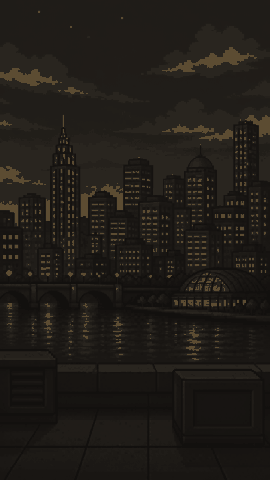
#> input picture dashboard/retronews_bg.png, 270 x 480 px
$ python tint_bg.py ../dashboard/retronews_bg.png
#> lines starting #> are read from the running program, lines starting #| are printed output that depends on the picture
#!/usr/bin/env python3
"""Re-tint the RetroNews backdrop into the shell's warm greys.

    python scripts/tint_bg.py dashboard/retronews_bg.png [--write]

WHY THIS EXISTS
The city was generated for the original blue/purple palette and measured ~95%
blue/purple. Behind a warm-charcoal stage it is the loudest thing on screen and
the only one nobody asked for — and it shows through a LOT: the safe box is 51%
of the canvas, so nearly half of what a viewer sees is backdrop.

WHAT MAKES A BACKDROP RECEDE — and it is not simply "darker".
It is LOW CONTRAST plus LOW SATURATION. The panels win attention through hard
bevels and high-contrast type, so a backdrop with a NARROW tonal range sits
behind them even at a similar mean brightness. Crushing the city to near-black
would also work, but half the frame would then be an empty rectangle.

So: map luminance into a narrow warm band whose top stays BELOW --lit (the panel
bevel highlight). Nothing in the backdrop is ever as bright as the edge
of a panel, which is what keeps the panels reading as objects on top of it.

Window lights and water reflections are found by WARMTH, not brightness. They
are warm (r > b) against a cool purple sky, whereas a luminance threshold picks
the brightest thing in frame — which here is a flat region of sky, so the first
version selected nothing and flattened every light into grey. Those lights are
most of what makes the art work, and they are allowed to stay warm.

A handful of point lights brighter than a panel edge is CORRECT — that is how
night-city art reads depth — so the check is that under 1% of pixels exceed
--lit, not that none do.

Pixel-art constraints are preserved and then VERIFIED, exactly as prep_art.py
does: exact dimensions, a small palette, and ZERO semi-alpha pixels.
"""
from __future__ import annotations

import argparse
import sys
from collections import Counter
from PIL import Image

# Derived from retronews.css :root so the backdrop cannot drift from the shell.
# Track the shell. These are not free constants — the ceiling MUST stay below
# --lit or the backdrop stops receding, and the floor sits just above --shade so
# the darkest part of the city is not blacker than a panel outline.
SHELL_FLOOR = (0x24, 0x1c, 0x12)     # just above --shade #201810
SHELL_CEIL  = (0x5e, 0x4d, 0x36)     # deliberately BELOW --lit #9b8158
GLOW        = (0xc8, 0xa0, 0x58)     # amber for window lights and reflections
GLOW_WARMTH = 18                     # r-b in the SOURCE that marks a light
COLORS      = 16


def lum(p) -> float:
    return (0.2126 * p[0] + 0.7152 * p[1] + 0.0722 * p[2]) / 255.0


def main() -> int:
    ap = argparse.ArgumentParser()
    ap.add_argument("src")
    ap.add_argument("--write", action="store_true",
                    help="overwrite src (otherwise writes <src>.tinted.png)")
    ap.add_argument("--colors", type=int, default=COLORS)
    a = ap.parse_args()

    img = Image.open(a.src).convert("RGBA")
#> img is the input picture: PIL image 270x480 RGBA; mean R, G, B, A 32.3, 28.5, 23.8, 255
    w, h = img.size
#> w = 270; h = 480
    px = img.load()
    print(f"source  {w}x{h}")
#| source  270x480

    before = Counter(p[:3] for p in img.getdata() if p[3])
#> before = 16 items
    sat_before = sum(
        ((max(c) - min(c)) / max(1, max(c))) * n for c, n in before.items()
    ) / max(1, sum(before.values()))
#> sat_before = 0.245

    # Normalise over the image's ACTUAL range, not 0..1 — the source may not use
    # the full scale, and stretching first is what keeps the city legible after
    # it is squeezed into a narrow band.
    ls = [lum(px[x, y]) for y in range(h) for x in range(w) if px[x, y][3]]
#> ls = 129600 items
    lo, hi = min(ls), max(ls)
#> lo = 0.0638; hi = 0.304
    span = max(1e-6, hi - lo)
#> span = 0.24
    warm = sum(1 for y in range(h) for x in range(w)
               if px[x, y][3] and px[x, y][0] - px[x, y][2] >= GLOW_WARMTH)
#> warm = 5634
    print(f"luminance range {lo:.3f}..{hi:.3f}   warm pixels {warm} "
          f"({100.0 * warm / (w * h):.1f}%)")
#| luminance range 0.064..0.304   warm pixels 5634 (4.3%)

    out = Image.new("RGBA", (w, h))
#> out: PIL image 270x480 RGBA; every value is 0
    op = out.load()
    for y in range(h):
        for x in range(w):
            p = px[x, y]
            if not p[3]:
                op[x, y] = (0, 0, 0, 0)
                continue
            t = (lum(p) - lo) / span
            base = [SHELL_FLOOR[i] + (SHELL_CEIL[i] - SHELL_FLOOR[i]) * t
                    for i in range(3)]
            warmth = p[0] - p[2]
            if warmth >= GLOW_WARMTH:
                # Scale toward amber by HOW warm it is, so a faint cloud edge
                # stays nearly grey while a lit window goes full amber.
                k = min(1.0, (warmth - GLOW_WARMTH) / 60.0) * (0.35 + 0.65 * t)
                rgb = tuple(int(base[i] + (GLOW[i] - base[i]) * k) for i in range(3))
            else:
                rgb = tuple(int(v) for v in base)
            op[x, y] = rgb + (255,)

    # Quantise — this is what keeps it hard-edged pixel art rather than a smooth
    # ramp, and it is the same reason prep_art.py quantises after resizing.
    alpha = out.getchannel("A")
#> alpha: PIL image 270x480 L; every value is 255
    rgbq = out.convert("RGB").quantize(colors=a.colors, method=Image.MEDIANCUT,
                                       dither=Image.NONE).convert("RGB")
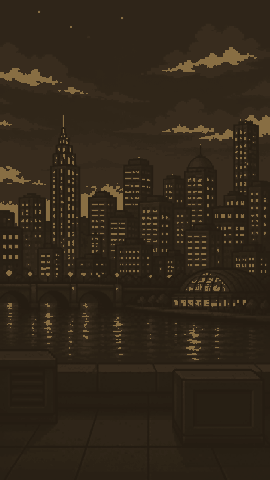
#> rgbq: PIL image 270x480 RGB; mean R, G, B 49.4, 39.1, 25.7
    out = rgbq.convert("RGBA")
    out.putalpha(alpha.point(lambda v: 255 if v >= 128 else 0))

    dst = a.src if a.write else a.src.replace(".png", ".tinted.png")
    out.save(dst)

    data = list(out.getdata())
#> data = 129600 items
    after = Counter(p[:3] for p in data if p[3])
#> after = 14 items
    sat_after = sum(((max(c) - min(c)) / max(1, max(c))) * n
                    for c, n in after.items()) / max(1, sum(after.values()))
#> sat_after = 0.479
    semi = sum(1 for p in data if 0 < p[3] < 255)
#> semi = 0
    lit_lum = lum((0x9b, 0x81, 0x58, 255))   # --lit
    brightest = max(lum(c + (255,)) for c in after)
#> brightest = 0.441
    over = sum(n for c, n in after.items() if lum(c + (255,)) > lit_lum)
#> over = 0
    over_pct = 100.0 * over / max(1, sum(after.values()))
#> over_pct = 0
    ok = out.size == (w, h) and semi == 0 and len(after) <= a.colors \
        and over_pct < 1.0
#> ok = True

    print(f"output  {dst}")
    print(f"  colours   {len(before)} -> {len(after)}")
#|   colours   16 -> 14
    print(f"  mean sat  {sat_before:.3f} -> {sat_after:.3f}")
#|   mean sat  0.245 -> 0.479
    print(f"  brightest {brightest:.3f}  vs --lit {lit_lum:.3f}")
#|   brightest 0.441  vs --lit 0.516
    print(f"  above --lit {over_pct:.2f}% of pixels  "
          f"({'point lights only, recedes' if over_pct < 1.0 else 'TOO MUCH — competes'})")
#|   above --lit 0.00% of pixels  (point lights only, recedes)
    print(f"  semi-alpha {semi}")
#|   semi-alpha 0
    print("  " + ("PASS" if ok else "FAIL"))
#|   PASS
    return 0 if ok else 1


if __name__ == "__main__":
    sys.exit(main())
#> (the program exits here)
